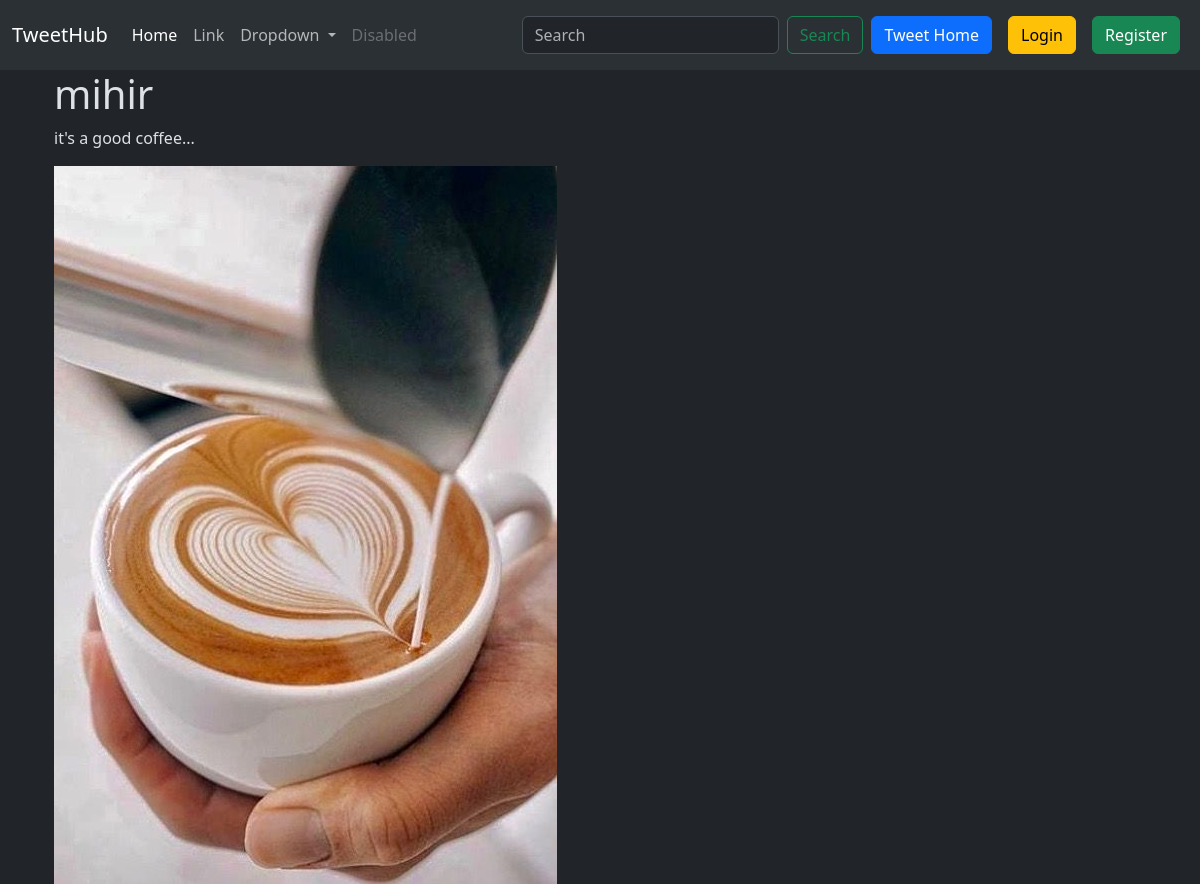
The page /tweet/1/detail/ on the database its author committed.
### tweet/models.py (models this page shows, shortened)
class Tweet(models.Model):
    user = models.ForeignKey(User, on_delete=models.CASCADE)
    content = models.TextField(max_length=255)
    image = models.ImageField(upload_to='photos/', blank=True, null=True)
    created_at = models.DateTimeField(auto_now_add=True)
    updated_at = models.DateTimeField(auto_now=True)

### tweet/views.py (the view)
# urls.py: path('<int:tweet_id>/detail/', views.tweet_detail, name='tweet_detail'),
def tweet_detail(request, tweet_id):
    tweet = get_object_or_404(Tweet, pk=tweet_id)
    return render(request, 'tweet_detail.html', {'tweet': tweet})

### tweet/templates/tweet_detail.html (shortened to what this page needs)
{% extends "layout.html" %}
{% block content %}
<div class="container">
    <h1>{{tweet.user.username}}</h1>
    <p>{{tweet.content}}</p>
    <img src="{{tweet.image.url}}" alt="">
</div>
{% endblock %}

### static/Style.css (style rules this page uses)
body { margin: 0; padding: 0; box-sizing: border-box; }

### rows shown on the page
Tweet: user.username "mihir", content "it's a good coffee...", image (picture)
